Frame 1 (no input): blank canvas, image omitted
Frame 60 (the mouse pressed at the canvas centre just before this capture): blank canvas, image omitted
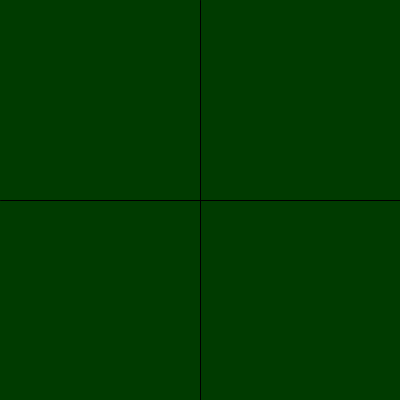
Frame 120 (the mouse held since frame 60 and released just before this capture)

The Processing sketch whose frames 1 and 60 were blank and that drew this single picture after the mouse press (run headless with seeded random() and noise(); from frame 60 on, the mouse is pressed at the canvas centre):

// Processing sketch: a_well_if_03
// ── a_well_if_03.pde
// Condition Expressions Example
float r = 0;
float g = 0;
float b = 0;

void setup() {
  size(400, 400);
}
void draw() {
  background(r, g, b);
  stroke(0);
  line(width/2, 0, width/2, height);
  line(0,height/2,width,height/2);

  // Change r depending on the mouseX position
  if (mouseX > width/2) {
    r = r + 1;
  } else {
    r = r - 1;
  }
  
  // Change b based on the mouseY position
  if (mouseY > height/2) {
    b = b + 1;
  } else {
    b = b - 1;
  }
  
  // Change g based on the mouse being pressed
  if (mousePressed) {
    g = g + 1;
  } else {
    g = g - 1;
  }

  // Keep the values between 0 and 255
  r = constrain(r,0,255);
  g = constrain(g,0,255);
  b = constrain(b,0,255);
}
